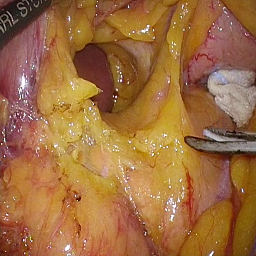
#> input picture python/source.bmp, 256 x 256 px
$ python main.py
#> lines starting #> are read from the running program, lines starting #| are printed output that depends on the picture; after the words box and inside, x2 and y2 are one past the last pixel; in counts of white or black regions, pixels touching at a corner belong together
import sys
import numpy as np
import logging
import cv2
from queue import PriorityQueue


logging.basicConfig(stream=sys.stderr, level=logging.DEBUG)


def print_image(img: np.ndarray) -> None:
    for i in range(img.shape[0]):
        for j in range(img.shape[1]):
            print(f"src[{i}][{j}] = {img[i][j]}")


def edit_border(img: np.ndarray) -> None:
    lst_r, lst_c = img.shape[0] - 1, img.shape[1] - 1
    img[:, 0] = 0
    img[:, lst_c] = 0
    img[0, :] = 0
    img[lst_r, :] = 0


def fms(i1: int, j1: int, i2: int, j2: int, f: np.ndarray, t: np.ndarray) -> float:
    a1, a2 = t[i1, j1], t[i2, j2]
    m = min(a1, a2)
    if f[i1, j1] != 2:
        if f[i2, j2] != 2:
            if abs(a1 - a2) >= 1.0:
                return 1.0 + m
            return 0.5 * (a1 + a2 + np.sqrt(2.0 - (a1 - a2) ** 2))
        return 1.0 + a1
    if f[i2, j2] != 2:
        return 1.0 + a2
    return 1.0 + m


def min4(a1: float, a2: float, a3: float, a4: float) -> float:
    return min(a1, a2, a3, a4)


def in_paint_point(
    i: int, j: int, f: np.ndarray, t: np.ndarray, ret: np.ndarray, epsilon: int
) -> None:
    radius_sqr = float(epsilon**2)
    grad_tx, grad_ty = 0.0, 0.0

    if f[i, j + 1] != 2:
        if f[i, j - 1] != 2:
            grad_tx = 0.5 * (t[i, j + 1] - t[i, j - 1])
        else:
            grad_tx = t[i, j + 1] - t[i, j]
    elif f[i, j - 1] != 2:
        grad_tx = t[i, j] - t[i, j - 1]

    if f[i + 1, j] != 2:
        if f[i - 1, j] != 2:
            grad_ty = 0.5 * (t[i + 1, j] - t[i - 1, j])
        else:
            grad_ty = t[i + 1, j] - t[i, j]
    elif f[i - 1, j] != 2:
        grad_ty = t[i, j] - t[i - 1, j]

    min_i, min_j = max(1, i - epsilon), max(1, j - epsilon)
    max_i, max_j = min(ret.shape[0] - 1, i + epsilon + 1), min(
        ret.shape[1] - 1, j + epsilon + 1
    )

    if len(ret.shape) == 3:
        Ia = np.zeros(3, dtype=float)

        s = 1.0e-20

        for k in range(min_i, max_i):
            for l in range(min_j, max_j):
                r_y, r_x = float(i - k), float(j - l)
                if (f[k, l] != 2) and ((r_x**2 + r_y**2) <= radius_sqr):
                    dst = 1.0 / ((r_x**2 + r_y**2) * np.sqrt(r_x**2 + r_y**2))
                    lev = 1.0 / (1.0 + abs(t[k, l] - t[i, j]))
                    dir_t = grad_tx * r_x + grad_ty * r_y
                    dir_t = max(dir_t, 0.000001)
                    w = abs(dst * lev * dir_t)
                    Ia += w * ret[k, l, :]
                    s += w

        ret[i, j, :] = 0.5 + Ia / s

    else:
        Ia, s = 0.0, 0.0, 0.0, 1.0e-20
        for k in range(min_i, max_i):
            for l in range(min_j, max_j):
                r_y, r_x = i - k, j - l
                if (f[k, l] != 2) and ((r_x**2 + r_y**2) <= radius_sqr):
                    dst = 1.0 / ((r_x**2 + r_y**2) * np.sqrt(r_x**2 + r_y**2))
                    lev = 1.0 / (1.0 + abs(t[k, l] - t[i, j]))
                    dir_t = grad_tx * r_x + grad_ty * r_y
                    dir_t = max(dir_t, 0.000001)
                    w = abs(dst * lev * dir_t)
                    Ia += w * ret[k, l]
                    s += w

        ret[i, j] = 0.5 + Ia / s


def telea(
    f: np.ndarray, t: np.ndarray, ret: np.ndarray, epsilon: int, heap: PriorityQueue
) -> None:
    while not heap.empty():
        val_t, (r, c) = heap.get()
        f[r, c] = 0
        for dr, dc in [(-1, 0), (1, 0), (0, -1), (0, 1)]:
            i, j = r + dr, c + dc
            if f[i, j] == 2:
                dist = min4(
                    fms(i - 1, j, i, j - 1, f, t),
                    fms(i + 1, j, i, j - 1, f, t),
                    fms(i - 1, j, i, j + 1, f, t),
                    fms(i + 1, j, i, j + 1, f, t),
                )
                t[i, j] = dist
                in_paint_point(i, j, f, t, ret, epsilon)
                f[i, j] = 1
                heap.put((dist, (i, j)))
def inpaint_telea(
    src: np.ndarray, mask: np.ndarray, epsilon: int = 5
) -> np.ndarray:
    """
    Implements Telea's inpainting method.

    :param src: The source image as a NumPy array.
    :param mask: The inpainting mask as a NumPy array (non-zero values indicate the regions to be inpainted).
    :param epsilon: The radius for searching neighboring pixels.
    :return: Inpainted image as a NumPy array.
    """
    assert src.shape[:2] == mask.shape[:2], "Source and mask must have the same dimensions."
    ret = src.copy()
    f = np.zeros(mask.shape, dtype=np.uint8)
    t = np.zeros(mask.shape, dtype=np.float32)
    heap = PriorityQueue()

    # Initialize the f and t arrays
    for i in range(1, mask.shape[0] - 1):
        for j in range(1, mask.shape[1] - 1):
            if mask[i, j] > 0:
                f[i, j] = 2  # Pixels to be inpainted
            else:
                f[i, j] = 0  # Known pixels

    # Find border pixels and initialize the priority queue


    for i in range(1, mask.shape[0] - 1):
        for j in range(1, mask.shape[1] - 1):
            if f[i, j] == 2:
                if (
                    f[i - 1, j] == 0
                    or f[i + 1, j] == 0
                    or f[i, j - 1] == 0
                    or f[i, j + 1] == 0
                ):

                    f[i, j] = 1  # Mark as border pixel
                    dist = min4(
                        fms(i - 1, j, i, j - 1, f, t),
                        fms(i + 1, j, i, j - 1, f, t),
                        fms(i - 1, j, i, j + 1, f, t),
                        fms(i + 1, j, i, j + 1, f, t),
                    )
                    t[i, j] = dist
                    heap.put((dist, (i, j)))

    # Perform the inpainting
    telea(f, t, ret, epsilon, heap)
    np.savetxt("t.csv", t, delimiter=",", fmt="%.2f")
    return ret


def main():
    # Load an example image and mask
    src_path = "source.bmp"
    mask_path = "mask.png"

    src = cv2.imread(src_path, cv2.IMREAD_COLOR)
#> src is the input picture: shape (256, 256, 3); mean B, G, R 63.5, 108.8, 157.9
    mask = cv2.imread(mask_path, cv2.IMREAD_GRAYSCALE)
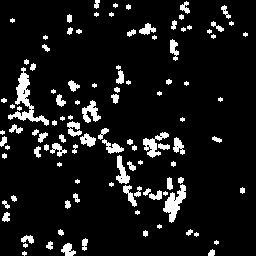
#> input picture python/mask.png, 256 x 256 px
#> mask: shape (256, 256); 8.9% white; 108 white regions (38 under 20 px), largest, box (x1, y1, x2, y2) and area: (8, 67, 49, 126) 613, (163, 184, 186, 223) 397, (143, 132, 169, 158) 268

    if src is None or mask is None:
        logging.error("Could not load source or mask images.")
        return

    # Perform inpainting
    epsilon = 5
    inpainted_image = inpaint_telea(src, mask, epsilon)
#> after the loop in inpaint_telea, `for i in range(1, mask.shape[0] - 1):`:
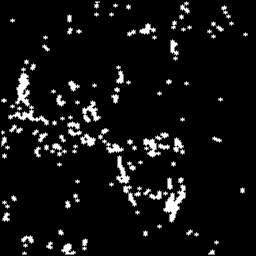
#> f: shape (256, 256); min 0, max 2, mean 0.132; drawn with min black and max white
#> after the loop in inpaint_telea, `for i in range(1, mask.shape[0] - 1):`:
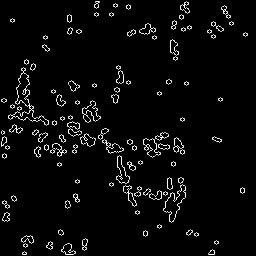
#> t: shape (256, 256) float32; min 0, max 1, mean 0.0388
#> after the loop in telea, `while not heap.empty():`: f: shape (256, 256); 8.83% of pixels changed, all inside (x1, y1, x2, y2) = (1, 1, 248, 255)
#> after the loop in telea, `while not heap.empty():`:
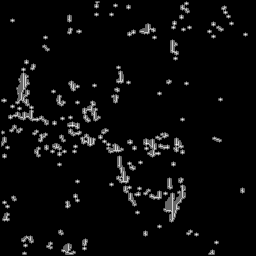
#> t: shape (256, 256) float32; 4.37% of pixels changed, all inside (x1, y1, x2, y2) = (2, 2, 247, 254); drawn with min black and max white
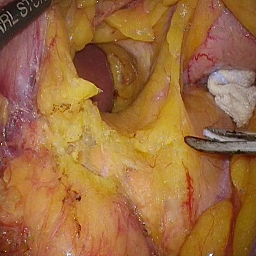
#> inpainted_image: shape (256, 256, 3); mean B, G, R 61.6, 107.5, 157.1

    # Save and display the results
    output_path = "inpainted_image.png"
    cv2.imwrite(output_path, inpainted_image)
    #cv2.imshow("Inpainted Image", inpainted_image)
    #cv2.waitKey(0)
    #cv2.destroyAllWindows()


if __name__ == "__main__":
    main()
